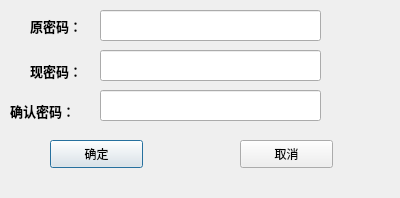
<?xml version="1.0" encoding="UTF-8"?>
<ui version="4.0">
 <class>Dialog</class>
 <widget class="QDialog" name="Dialog">
  <property name="geometry">
   <rect>
    <x>0</x>
    <y>0</y>
    <width>400</width>
    <height>198</height>
   </rect>
  </property>
  <property name="windowTitle">
   <string>Dialog</string>
  </property>
  <widget class="QLabel" name="label">
   <property name="geometry">
    <rect>
     <x>30</x>
     <y>10</y>
     <width>91</width>
     <height>31</height>
    </rect>
   </property>
   <property name="font">
    <font>
     <family>Adobe Gothic Std B</family>
     <pointsize>10</pointsize>
     <weight>75</weight>
     <bold>true</bold>
    </font>
   </property>
   <property name="text">
    <string>原密码：</string>
   </property>
  </widget>
  <widget class="QLabel" name="label_2">
   <property name="geometry">
    <rect>
     <x>30</x>
     <y>60</y>
     <width>72</width>
     <height>21</height>
    </rect>
   </property>
   <property name="font">
    <font>
     <family>Adobe Gothic Std B</family>
     <pointsize>10</pointsize>
     <weight>75</weight>
     <bold>true</bold>
    </font>
   </property>
   <property name="text">
    <string>现密码：</string>
   </property>
  </widget>
  <widget class="QLabel" name="label_3">
   <property name="geometry">
    <rect>
     <x>10</x>
     <y>100</y>
     <width>91</width>
     <height>21</height>
    </rect>
   </property>
   <property name="font">
    <font>
     <family>Adobe Gothic Std B</family>
     <pointsize>10</pointsize>
     <weight>75</weight>
     <bold>true</bold>
    </font>
   </property>
   <property name="text">
    <string>确认密码：</string>
   </property>
  </widget>
  <widget class="QLineEdit" name="lineEdit">
   <property name="geometry">
    <rect>
     <x>100</x>
     <y>10</y>
     <width>221</width>
     <height>31</height>
    </rect>
   </property>
  </widget>
  <widget class="QLineEdit" name="lineEdit_2">
   <property name="geometry">
    <rect>
     <x>100</x>
     <y>50</y>
     <width>221</width>
     <height>31</height>
    </rect>
   </property>
  </widget>
  <widget class="QLineEdit" name="lineEdit_3">
   <property name="geometry">
    <rect>
     <x>100</x>
     <y>90</y>
     <width>221</width>
     <height>31</height>
    </rect>
   </property>
  </widget>
  <widget class="QPushButton" name="pushButton">
   <property name="geometry">
    <rect>
     <x>50</x>
     <y>140</y>
     <width>93</width>
     <height>28</height>
    </rect>
   </property>
   <property name="text">
    <string>确定</string>
   </property>
  </widget>
  <widget class="QPushButton" name="pushButton_2">
   <property name="geometry">
    <rect>
     <x>240</x>
     <y>140</y>
     <width>93</width>
     <height>28</height>
    </rect>
   </property>
   <property name="text">
    <string>取消</string>
   </property>
  </widget>
 </widget>
 <resources/>
 <connections>
  <connection>
   <sender>pushButton</sender>
   <signal>clicked()</signal>
   <receiver>Dialog</receiver>
   <slot>reviseMyPassword()</slot>
   <hints>
    <hint type="sourcelabel">
     <x>131</x>
     <y>158</y>
    </hint>
    <hint type="destinationlabel">
     <x>167</x>
     <y>155</y>
    </hint>
   </hints>
  </connection>
  <connection>
   <sender>pushButton_2</sender>
   <signal>clicked()</signal>
   <receiver>Dialog</receiver>
   <slot>close()</slot>
   <hints>
    <hint type="sourcelabel">
     <x>326</x>
     <y>153</y>
    </hint>
    <hint type="destinationlabel">
     <x>354</x>
     <y>150</y>
    </hint>
   </hints>
  </connection>
 </connections>
 <slots>
  <slot>reviseMyPassword()</slot>
 </slots>
</ui>
